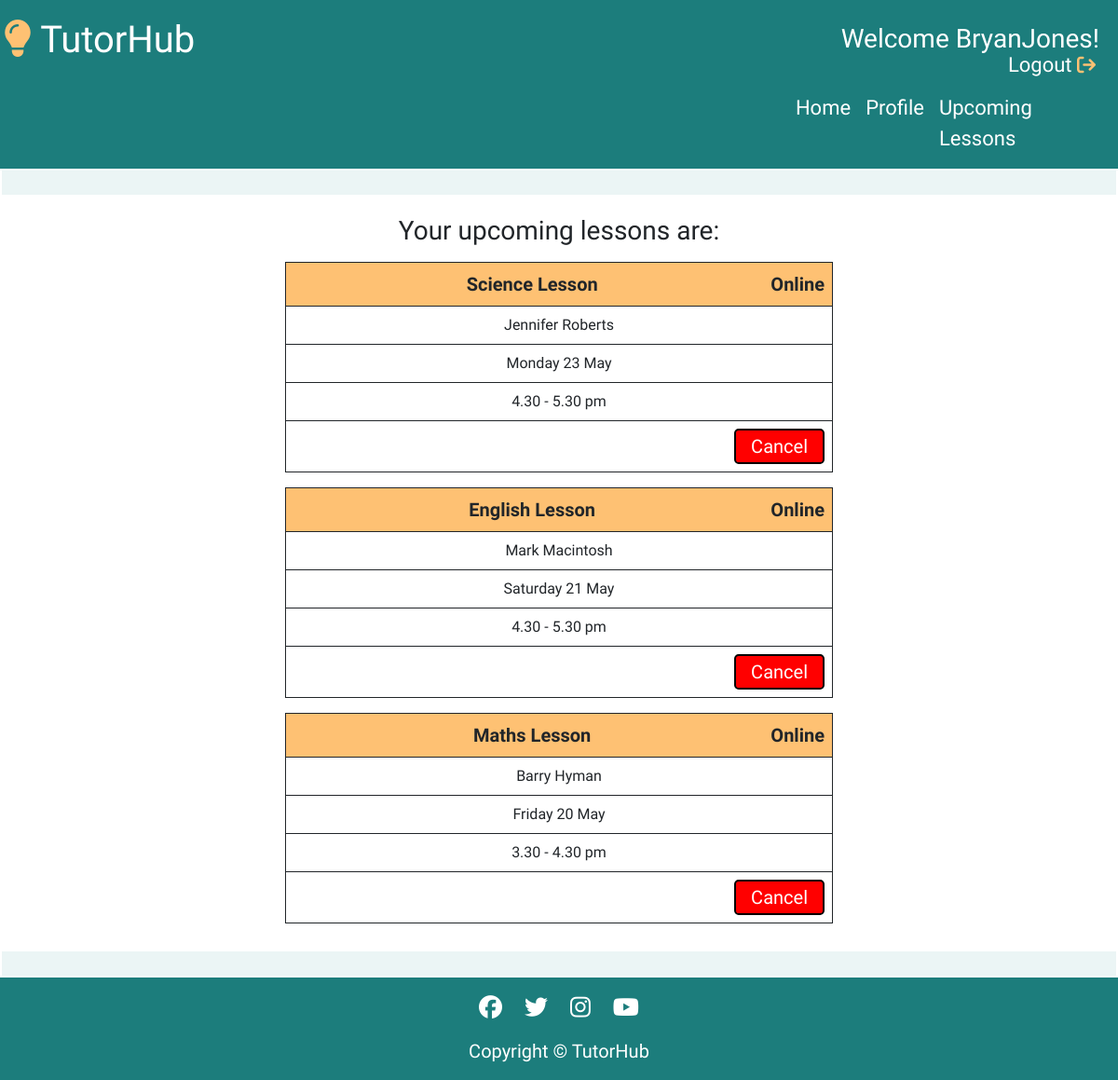
The page /profile/upcoming_lessons/ (signed in) on the database its author committed.
### tutorprofile/models.py (models this page shows, shortened)
class Booking(models.Model):
    date = models.CharField(max_length=50)
    time = models.CharField(max_length=50)
    tutor = models.CharField(max_length=50, null=True, blank=True)
    subject = models.CharField(max_length=50, null=True, blank=True)
    student = models.ForeignKey(User, on_delete=models.CASCADE)

### userprofile/views.py (the view)
# urls.py: path('upcoming_lessons/', views.upcoming_lessons, name='upcoming_lessons'),
@login_required
def upcoming_lessons(request):
    template = 'userprofile/upcoming_lessons.html'
    context = {
        'bookings': Booking.objects.filter(student=request.user),
    }
    return render(request, template, context)

### userprofile/templates/userprofile/upcoming_lessons.html (shortened to what this page needs)
{% extends "base.html" %}
{% load static %}
{% block content %}
<div class="row placeholder" id="placeholder-top">
</div>
<div class="container-fluid">
    <div class="row">
        <div class="col-12">
            <div class="row center">
                <h3>Your upcoming lessons are:</h3>
                {% for booking in bookings %}
                <div class="col-12">
                    <table class="table-space table-width-bookings">
                        <tr>
                            <td class="bold">{{ booking.subject }} Lesson <span class="type">Online</span></td>
                        </tr>
                        <tr>
                            <td>{{ booking.tutor }}</td>
                        </tr>
                        <tr>
                            <td class="booking-dates">{{ booking.date }}</td>
                        </tr>
                        <tr>
                            <td>{{ booking.time }}</td>
                        </tr>
                        <tr>
                            <td>
                                <button class="btn btn-delete btn-lg" value="{{ booking.id }}">Cancel</button>
                            </td>
                        </tr>
                    </table>
                </div>
            {% endfor %}
    </div>
</div>
<div class="row placeholder" id="placeholder-bottom">
</div>
{% endblock %}

### templates/base.html (shortened to what this page needs)
{% load static %}
<!DOCTYPE html>
<html lang="en">
<head>
    <link rel="stylesheet" href="https://cdnjs.cloudflare.com/ajax/libs/font-awesome/5.15.3/css/all.min.css">
    <link href="https://cdn.jsdelivr.net/npm/bootstrap@5.0.1/dist/css/bootstrap.min.css" rel="stylesheet"
>
    <link rel="stylesheet" href="{% static 'css/style.css' %}">
</head>
<body>
    <div class="row header-nav">
        <div class="col-sm-12 col-md-6 header-bar">
            <div class="row nav-header-border">
                <a class="nav-link" id="nav-title" href="{% url 'index' %}"><i class="fa-solid fa-lightbulb"></i> TutorHub</a>
            </div>
        </div>
        {% if user.is_authenticated %}
            <div class="col-sm-12 col-md-6 welcome-message">
                <h3 class="username-right large-welcome"> Welcome {{ user.username }}!</h3>
                <a class="nav-link logout-right" href="{% url 'account_logout' %}">Logout <i class="fa-solid fa-arrow-right-from-bracket nav-icon-logout"></i></a>
            </div>
        {% endif %}
    </div>
    <nav class="navbar navbar-expand navbar-light">
        <div class="conatiner-fluid">
            <div class="row">
                <div class="col-8 nav-elements">
                    <ul class="navbar-nav mb-lg-0">
                        {% if user.is_authenticated %}
                        <li class="nav-item">
                            <a class="nav-link" href="{% url 'index' %}">Home</a>
                        </li>
                        <li class="nav-item">
                            <a class="nav-link" href="{% url 'profile' %}">Profile</a>
                        </li>
                        <li class="nav-item">
                            <a class="nav-link-upcoming-lessons nav-link" href="{% url 'upcoming_lessons' %}">Upcoming Lessons</a>
                        </li>
                        {% endif %}
                    </ul>
                </div>
            </div>
        </div>
    </nav>
    <main>
        {% block content %}{% endblock content %}
    </main>
    <footer>
        <div class="container-fluid">
            <div class="row center footer">
                <ul>
                    <li><a href="https://www.facebook.com/" target="_blank" rel="noopener"
                            aria-label="Click here to go to our facebook page"><i class="fab fa-facebook"></i></a></li>
                    <li><a href="https://www.twitter.com/" target="_blank" rel="noopener"
                            aria-label="Click here to go to our twitter page"><i class="fab fa-twitter"></i></a></li>
                    <li><a href="https://www.instagram.com/" target="_blank" rel="noopener"
                            aria-label="Click here to go to our instagram page"><i class="fab fa-instagram"></i></a></li>
                    <li><a href="https://www.youtube.com/" target="_blank" rel="noopener"
                            aria-label="Click here to go to our youtube page"><i class="fab fa-youtube"></i></a></li>
                </ul>
                <p class="footer-text">Copyright © TutorHub</p>
            </div>
        </div>
    </footer>
</body>
</html>

### static/css/style.css (style rules this page uses)
html, body { max-width: 100%; overflow-x: hidden; font-family: 'Hubballi', cursive; }
.center { text-align: center; }
.navbar { background-color: #1c7d7c; justify-content: right; }
.nav-link-upcoming-lessons { width: 200px; }
.navbar-light .navbar-nav .nav-link { color: white; }
.header-nav { height: auto; color: white; padding-top: 5px; font-size: 30px; background-color: #1c7d7c; color: white; display: flex; position: relative; }
.header-nav a { margin-bottom: 0; text-decoration: none; color: white; }
.nav-link { color: white; }
.nav-elements { font-size: 22px; }
.placeholder { background-color: #258d8c17; border: solid 2px white; padding: 0; height: 30px; margin: auto; margin-bottom: 20px; margin-top: 20px; }
#placeholder-top { padding: 0; margin-top: 0; }
#placeholder-bottom { padding: 0; margin-bottom: 0; }
.bold { background-color: #fec173; font-weight: bold; font-size: 20px; }
.welcome-message { position: relative; height: auto; }
.header-bar { height: auto; }
.username-right { float: right; padding-right: 20px; padding-top: 20px; height: 70px; }
.logout-right { position: absolute; top: 40px; right: 20px; font-size: 22px; }
.nav-icon-logout { color: #fec173; font-size: 20px; }
#nav-title { font-size: 40px; }
#nav-title i { color: #fec173; }
.table-width-bookings { width: 50%; margin: auto; margin-top: 8px; margin-bottom: 8px; }
.table-width-bookings td { padding: 8px; }
th, td { border: 1px solid; }
.btn-delete { padding-top: 2px; padding-bottom: 2px; background-color: #d85153; border: 2px solid black; color: white; float: right; }
.type { float: right; }
.footer { background-color: #1c7d7c; }
.footer-text { font-size: 20px; color: white; }
.footer li { display: inline; padding: 10px; }
.footer li i { color: white; font-size: 25px; margin-top: 20px; }

### rows shown on the page
Booking: subject "Science", tutor "Jennifer Roberts", date "Monday 23 May", time "4.30 - 5.30 pm", {{ booking.id }} 234 (drawn)
Booking: subject "English", tutor "Mark Macintosh", date "Saturday 21 May", time "4.30 - 5.30 pm", {{ booking.id }} 235 (drawn)
Booking: subject "Maths", tutor "Barry Hyman", date "Friday 20 May", time "3.30 - 4.30 pm", {{ booking.id }} 236 (drawn)

### other values the page prints
{{ user.username }} "BryanJones"
